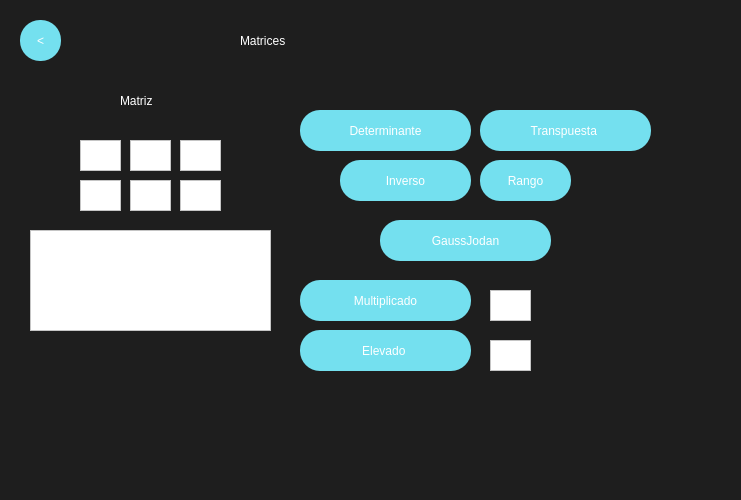
<?xml version="1.0" encoding="UTF-8"?>
<ui version="4.0">
 <class>MainWindow</class>
 <widget class="QMainWindow" name="MainWindow">
  <property name="geometry">
   <rect>
    <x>0</x>
    <y>0</y>
    <width>741</width>
    <height>500</height>
   </rect>
  </property>
  <property name="minimumSize">
   <size>
    <width>700</width>
    <height>500</height>
   </size>
  </property>
  <property name="maximumSize">
   <size>
    <width>1100</width>
    <height>500</height>
   </size>
  </property>
  <property name="windowTitle">
   <string>MainWindow</string>
  </property>
  <property name="styleSheet">
   <string notr="true">QWidget{
background-color:#1E1E1E;
}

QPushButton{
background-color:#74E0Ef;
color:white;
font: 30pt &quot;Impact&quot;;
border-radius:25px;
}

QPushButton:hover{
background-color:#7A63FF;
color:#74E0Ef;
font: 30pt &quot;Impact&quot;;
border-radius:30px;
}

</string>
  </property>
  <widget class="QWidget" name="centralwidget">
   <widget class="QLabel" name="label">
    <property name="geometry">
     <rect>
      <x>240</x>
      <y>10</y>
      <width>241</width>
      <height>61</height>
     </rect>
    </property>
    <property name="styleSheet">
     <string notr="true">color:white;
font: 50pt &quot;Impact&quot;;
</string>
    </property>
    <property name="text">
     <string>Matrices</string>
    </property>
   </widget>
   <widget class="QPushButton" name="MatBackButton">
    <property name="geometry">
     <rect>
      <x>20</x>
      <y>20</y>
      <width>41</width>
      <height>41</height>
     </rect>
    </property>
    <property name="styleSheet">
     <string notr="true">font: 20pt &quot;impact&quot;;
border-radius:20px;</string>
    </property>
    <property name="text">
     <string>&lt;</string>
    </property>
   </widget>
   <widget class="QPushButton" name="TranCalculButton">
    <property name="geometry">
     <rect>
      <x>480</x>
      <y>110</y>
      <width>171</width>
      <height>41</height>
     </rect>
    </property>
    <property name="styleSheet">
     <string notr="true">font: 20pt &quot;impact&quot;;
border-radius:20px;</string>
    </property>
    <property name="text">
     <string>Transpuesta </string>
    </property>
   </widget>
   <widget class="QTextEdit" name="num1Entry">
    <property name="geometry">
     <rect>
      <x>80</x>
      <y>140</y>
      <width>41</width>
      <height>31</height>
     </rect>
    </property>
    <property name="styleSheet">
     <string notr="true">background-color: rgb(255, 255, 255);</string>
    </property>
   </widget>
   <widget class="QPushButton" name="DetCalculButton">
    <property name="geometry">
     <rect>
      <x>300</x>
      <y>110</y>
      <width>171</width>
      <height>41</height>
     </rect>
    </property>
    <property name="styleSheet">
     <string notr="true">font: 20pt &quot;impact&quot;;
border-radius:20px;</string>
    </property>
    <property name="text">
     <string>Determinante</string>
    </property>
   </widget>
   <widget class="QTextEdit" name="num2Entry">
    <property name="geometry">
     <rect>
      <x>130</x>
      <y>140</y>
      <width>41</width>
      <height>31</height>
     </rect>
    </property>
    <property name="styleSheet">
     <string notr="true">background-color: rgb(255, 255, 255);</string>
    </property>
   </widget>
   <widget class="QTextEdit" name="num4Entry">
    <property name="geometry">
     <rect>
      <x>80</x>
      <y>180</y>
      <width>41</width>
      <height>31</height>
     </rect>
    </property>
    <property name="styleSheet">
     <string notr="true">background-color: rgb(255, 255, 255);</string>
    </property>
   </widget>
   <widget class="QTextEdit" name="num5Entry">
    <property name="geometry">
     <rect>
      <x>130</x>
      <y>180</y>
      <width>41</width>
      <height>31</height>
     </rect>
    </property>
    <property name="styleSheet">
     <string notr="true">background-color: rgb(255, 255, 255);</string>
    </property>
   </widget>
   <widget class="QLabel" name="label_2">
    <property name="geometry">
     <rect>
      <x>120</x>
      <y>80</y>
      <width>71</width>
      <height>41</height>
     </rect>
    </property>
    <property name="styleSheet">
     <string notr="true">color:white;
font: 20pt &quot;Impact&quot;;
</string>
    </property>
    <property name="text">
     <string>Matriz </string>
    </property>
   </widget>
   <widget class="QPushButton" name="InvCalcButton">
    <property name="geometry">
     <rect>
      <x>340</x>
      <y>160</y>
      <width>131</width>
      <height>41</height>
     </rect>
    </property>
    <property name="styleSheet">
     <string notr="true">font: 20pt &quot;impact&quot;;
border-radius:20px;</string>
    </property>
    <property name="text">
     <string>Inverso</string>
    </property>
   </widget>
   <widget class="QPushButton" name="RanCalcButton">
    <property name="geometry">
     <rect>
      <x>480</x>
      <y>160</y>
      <width>91</width>
      <height>41</height>
     </rect>
    </property>
    <property name="styleSheet">
     <string notr="true">font: 20pt &quot;impact&quot;;
border-radius:20px;</string>
    </property>
    <property name="text">
     <string>Rango</string>
    </property>
   </widget>
   <widget class="QPushButton" name="MultCalcButton">
    <property name="geometry">
     <rect>
      <x>300</x>
      <y>280</y>
      <width>171</width>
      <height>41</height>
     </rect>
    </property>
    <property name="styleSheet">
     <string notr="true">font: 20pt &quot;impact&quot;;
border-radius:20px;</string>
    </property>
    <property name="text">
     <string>Multiplicado</string>
    </property>
   </widget>
   <widget class="QPushButton" name="ElevCalcButton">
    <property name="geometry">
     <rect>
      <x>300</x>
      <y>330</y>
      <width>171</width>
      <height>41</height>
     </rect>
    </property>
    <property name="styleSheet">
     <string notr="true">font: 20pt &quot;impact&quot;;
border-radius:20px;</string>
    </property>
    <property name="text">
     <string>Elevado </string>
    </property>
   </widget>
   <widget class="QTextEdit" name="ElevEntry">
    <property name="geometry">
     <rect>
      <x>490</x>
      <y>340</y>
      <width>41</width>
      <height>31</height>
     </rect>
    </property>
    <property name="styleSheet">
     <string notr="true">background-color: rgb(255, 255, 255);</string>
    </property>
   </widget>
   <widget class="QTextEdit" name="MultiEntry">
    <property name="geometry">
     <rect>
      <x>490</x>
      <y>290</y>
      <width>41</width>
      <height>31</height>
     </rect>
    </property>
    <property name="styleSheet">
     <string notr="true">background-color: rgb(255, 255, 255);</string>
    </property>
   </widget>
   <widget class="QPushButton" name="GausButton">
    <property name="geometry">
     <rect>
      <x>380</x>
      <y>220</y>
      <width>171</width>
      <height>41</height>
     </rect>
    </property>
    <property name="styleSheet">
     <string notr="true">font: 20pt &quot;impact&quot;;
border-radius:20px;</string>
    </property>
    <property name="text">
     <string>GaussJodan</string>
    </property>
   </widget>
   <widget class="QTextEdit" name="num3Entry">
    <property name="geometry">
     <rect>
      <x>180</x>
      <y>140</y>
      <width>41</width>
      <height>31</height>
     </rect>
    </property>
    <property name="styleSheet">
     <string notr="true">background-color: rgb(255, 255, 255);</string>
    </property>
   </widget>
   <widget class="QTextEdit" name="num6Entry">
    <property name="geometry">
     <rect>
      <x>180</x>
      <y>180</y>
      <width>41</width>
      <height>31</height>
     </rect>
    </property>
    <property name="styleSheet">
     <string notr="true">background-color: rgb(255, 255, 255);</string>
    </property>
   </widget>
   <widget class="QTextEdit" name="ResultMatrix_2">
    <property name="geometry">
     <rect>
      <x>30</x>
      <y>230</y>
      <width>241</width>
      <height>101</height>
     </rect>
    </property>
    <property name="styleSheet">
     <string notr="true">background-color: rgb(255, 255, 255);</string>
    </property>
   </widget>
  </widget>
 </widget>
 <resources/>
 <connections/>
</ui>
